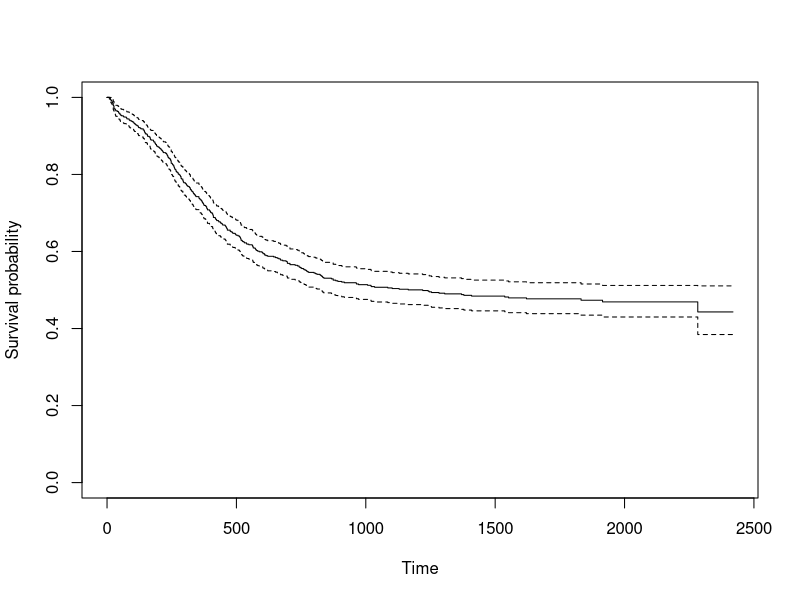
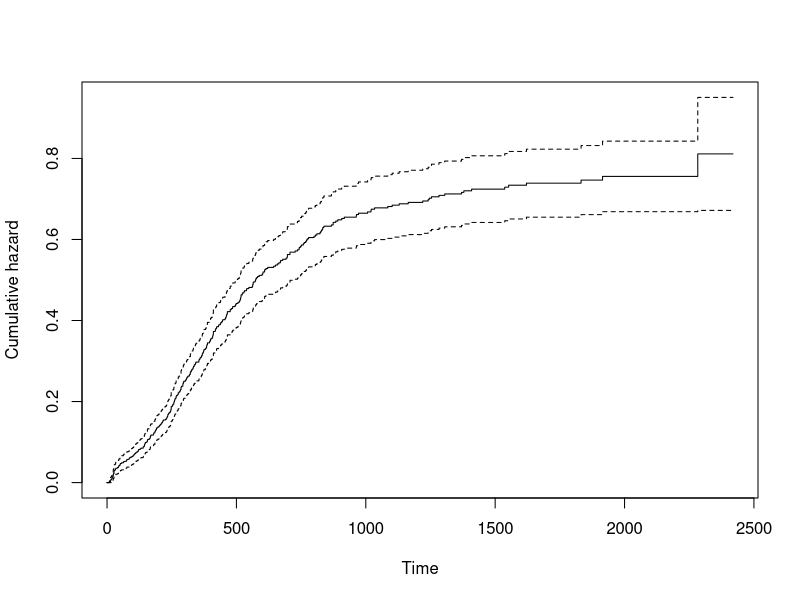
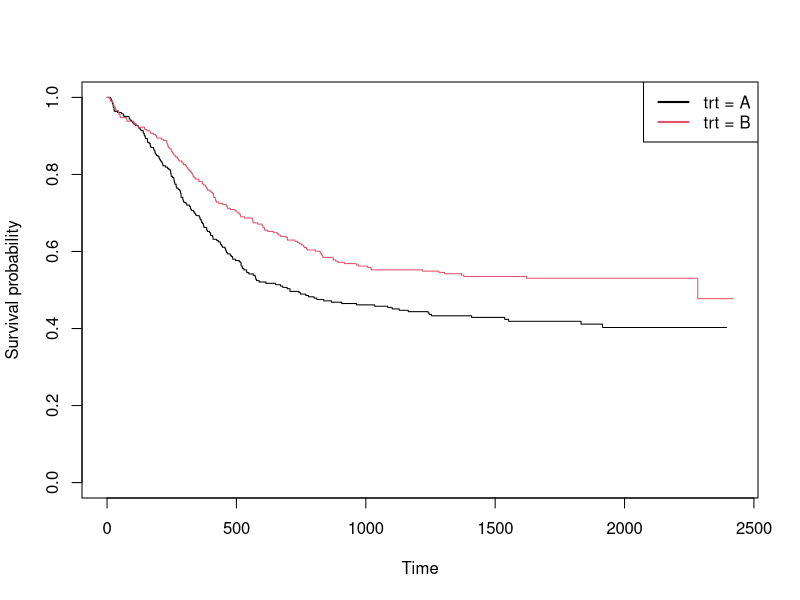

Write the R code that produced these figures, in order.
## ---- chunk 1
library(survival)
head(myeloid)
## ---- chunk 2
km <- survfit(Surv(futime, death==1) ~ 1, myeloid)
plot(km, xlab="Time", ylab="Survival probability")
## ---- chunk 3
plot(km, cumhaz=T, xlab="Time", ylab="Cumulative hazard")
## ---- chunk 4
km2 <- survfit(Surv(futime, death==1) ~ trt, myeloid)
plot(km2, col=c(1, 2), xlab="Time", ylab="Survival probability")
legend("topright", c("trt = A", "trt = B"), col=1:2, lwd=2)
## ---- chunk 5
survdiff(Surv(futime, death==1) ~ trt, myeloid)
## ---- chunk 6
cfit <- coxph(Surv(futime, death==1) ~ trt, myeloid)
summary(cfit)
## ---- chunk 7
cfit <- coxph(Surv(futime, death==1) ~ trt + sex, myeloid)
summary(cfit)
